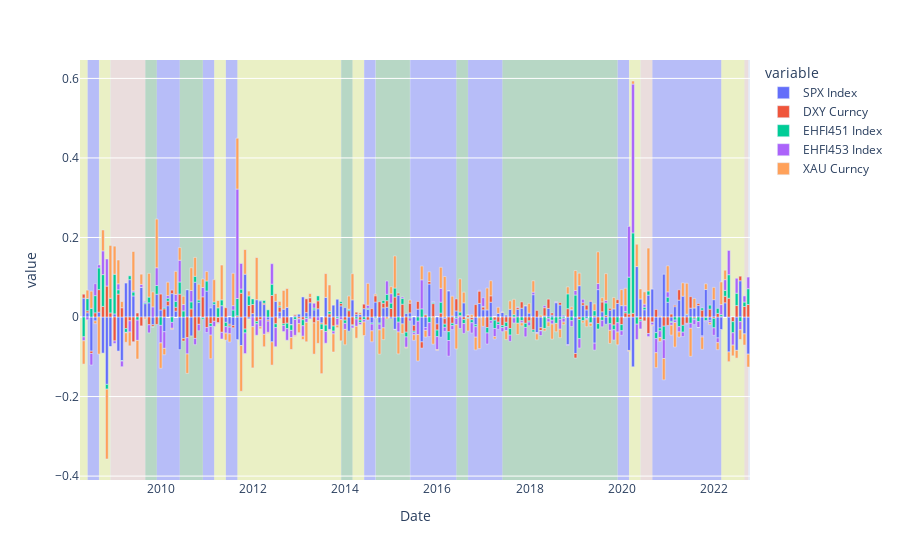

Notebook cell for this chart:
### Code cell
# Returns regime cond
fig = ret_df.drop(columns=['regime']).plot.bar()

for i in regime_li:
    start = i[1]
    end = i[2].astype(str)[:10]

    # Add shape regions
    fig.add_vrect(
        x0=start, x1=end,
        fillcolor=fillcolors_regimes[i[0]], opacity=0.2,
        layer="below", line_width=0,
    )

fig.show()

### Figure 1 — Plotly figure (JSON) as saved in the notebook; plotly's stock layout.template omitted (floating-point values rounded to 4 significant figures; data arrays with more than 128 entries replaced by an {"elided": "..."} marker saying what was removed)
{"data": [{"alignmentgroup": "True", "hovertemplate": "variable=SPX Index<br>Date=%{x}<br>value=%{y}<extra></extra>", "legendgroup": "SPX Index", "marker": {"color": "#636efa", "pattern": {"shape": ""}}, "name": "SPX Index", "offsetgroup": "SPX Index", "orientation": "v", "showlegend": true, "textposition": "auto", "type": "bar", "x": {"elided": "174 str values"}, "xaxis": "x", "y": {"elided": "174 float values"}, "yaxis": "y"}, {"alignmentgroup": "True", "hovertemplate": "variable=DXY Curncy<br>Date=%{x}<br>value=%{y}<extra></extra>", "legendgroup": "DXY Curncy", "marker": {"color": "#EF553B", "pattern": {"shape": ""}}, "name": "DXY Curncy", "offsetgroup": "DXY Curncy", "orientation": "v", "showlegend": true, "textposition": "auto", "type": "bar", "x": {"elided": "174 str values"}, "xaxis": "x", "y": {"elided": "174 float values"}, "yaxis": "y"}, {"alignmentgroup": "True", "hovertemplate": "variable=EHFI451 Index<br>Date=%{x}<br>value=%{y}<extra></extra>", "legendgroup": "EHFI451 Index", "marker": {"color": "#00cc96", "pattern": {"shape": ""}}, "name": "EHFI451 Index", "offsetgroup": "EHFI451 Index", "orientation": "v", "showlegend": true, "textposition": "auto", "type": "bar", "x": {"elided": "174 str values"}, "xaxis": "x", "y": {"elided": "174 float values"}, "yaxis": "y"}, {"alignmentgroup": "True", "hovertemplate": "variable=EHFI453 Index<br>Date=%{x}<br>value=%{y}<extra></extra>", "legendgroup": "EHFI453 Index", "marker": {"color": "#ab63fa", "pattern": {"shape": ""}}, "name": "EHFI453 Index", "offsetgroup": "EHFI453 Index", "orientation": "v", "showlegend": true, "textposition": "auto", "type": "bar", "x": {"elided": "174 str values"}, "xaxis": "x", "y": {"elided": "174 float values"}, "yaxis": "y"}, {"alignmentgroup": "True", "hovertemplate": "variable=XAU Curncy<br>Date=%{x}<br>value=%{y}<extra></extra>", "legendgroup": "XAU Curncy", "marker": {"color": "#FFA15A", "pattern": {"shape": ""}}, "name": "XAU Curncy", "offsetgroup": "XAU Curncy", "orientation": "v", "showlegend": true, "textposition": "auto", "type": "bar", "x": {"elided": "174 str values"}, "xaxis": "x", "y": {"elided": "174 float values"}, "yaxis": "y"}], "layout": {"barmode": "relative", "legend": {"title": {"text": "variable"}, "tracegroupgap": 0}, "margin": {"t": 60}, "shapes": [{"fillcolor": "yellow", "layer": "below", "line": {"width": 0}, "opacity": 0.2, "type": "rect", "x0": "2008-04-01", "x1": "2008-05-30", "xref": "x", "y0": 0, "y1": 1, "yref": "y domain"}, {"fillcolor": "blue", "layer": "below", "line": {"width": 0}, "opacity": 0.2, "type": "rect", "x0": "2008-06-01", "x1": "2008-08-29", "xref": "x", "y0": 0, "y1": 1, "yref": "y domain"}, {"fillcolor": "yellow", "layer": "below", "line": {"width": 0}, "opacity": 0.2, "type": "rect", "x0": "2008-09-01", "x1": "2008-11-28", "xref": "x", "y0": 0, "y1": 1, "yref": "y domain"}, {"fillcolor": "LightSalmon", "layer": "below", "line": {"width": 0}, "opacity": 0.2, "type": "rect", "x0": "2008-12-01", "x1": "2009-08-31", "xref": "x", "y0": 0, "y1": 1, "yref": "y domain"}, {"fillcolor": "green", "layer": "below", "line": {"width": 0}, "opacity": 0.2, "type": "rect", "x0": "2009-09-01", "x1": "2009-11-30", "xref": "x", "y0": 0, "y1": 1, "yref": "y domain"}, {"fillcolor": "blue", "layer": "below", "line": {"width": 0}, "opacity": 0.2, "type": "rect", "x0": "2009-12-01", "x1": "2010-05-31", "xref": "x", "y0": 0, "y1": 1, "yref": "y domain"}, {"fillcolor": "green", "layer": "below", "line": {"width": 0}, "opacity": 0.2, "type": "rect", "x0": "2010-06-01", "x1": "2010-11-30", "xref": "x", "y0": 0, "y1": 1, "yref": "y domain"}, {"fillcolor": "blue", "layer": "below", "line": {"width": 0}, "opacity": 0.2, "type": "rect", "x0": "2010-12-01", "x1": "2011-02-28", "xref": "x", "y0": 0, "y1": 1, "yref": "y domain"}, {"fillcolor": "yellow", "layer": "below", "line": {"width": 0}, "opacity": 0.2, "type": "rect", "x0": "2011-03-01", "x1": "2011-05-31", "xref": "x", "y0": 0, "y1": 1, "yref": "y domain"}, {"fillcolor": "blue", "layer": "below", "line": {"width": 0}, "opacity": 0.2, "type": "rect", "x0": "2011-06-01", "x1": "2011-08-31", "xref": "x", "y0": 0, "y1": 1, "yref": "y domain"}, {"fillcolor": "yellow", "layer": "below", "line": {"width": 0}, "opacity": 0.2, "type": "rect", "x0": "2011-09-01", "x1": "2013-11-29", "xref": "x", "y0": 0, "y1": 1, "yref": "y domain"}, {"fillcolor": "green", "layer": "below", "line": {"width": 0}, "opacity": 0.2, "type": "rect", "x0": "2013-12-01", "x1": "2014-02-28", "xref": "x", "y0": 0, "y1": 1, "yref": "y domain"}, {"fillcolor": "yellow", "layer": "below", "line": {"width": 0}, "opacity": 0.2, "type": "rect", "x0": "2014-03-01", "x1": "2014-05-30", "xref": "x", "y0": 0, "y1": 1, "yref": "y domain"}, {"fillcolor": "blue", "layer": "below", "line": {"width": 0}, "opacity": 0.2, "type": "rect", "x0": "2014-06-01", "x1": "2014-08-29", "xref": "x", "y0": 0, "y1": 1, "yref": "y domain"}, {"fillcolor": "green", "layer": "below", "line": {"width": 0}, "opacity": 0.2, "type": "rect", "x0": "2014-09-01", "x1": "2015-05-29", "xref": "x", "y0": 0, "y1": 1, "yref": "y domain"}, {"fillcolor": "blue", "layer": "below", "line": {"width": 0}, "opacity": 0.2, "type": "rect", "x0": "2015-06-01", "x1": "2016-05-31", "xref": "x", "y0": 0, "y1": 1, "yref": "y domain"}, {"fillcolor": "green", "layer": "below", "line": {"width": 0}, "opacity": 0.2, "type": "rect", "x0": "2016-06-01", "x1": "2016-08-31", "xref": "x", "y0": 0, "y1": 1, "yref": "y domain"}, {"fillcolor": "blue", "layer": "below", "line": {"width": 0}, "opacity": 0.2, "type": "rect", "x0": "2016-09-01", "x1": "2017-05-31", "xref": "x", "y0": 0, "y1": 1, "yref": "y domain"}, {"fillcolor": "green", "layer": "below", "line": {"width": 0}, "opacity": 0.2, "type": "rect", "x0": "2017-06-01", "x1": "2019-11-29", "xref": "x", "y0": 0, "y1": 1, "yref": "y domain"}, {"fillcolor": "blue", "layer": "below", "line": {"width": 0}, "opacity": 0.2, "type": "rect", "x0": "2019-12-01", "x1": "2020-02-28", "xref": "x", "y0": 0, "y1": 1, "yref": "y domain"}, {"fillcolor": "yellow", "layer": "below", "line": {"width": 0}, "opacity": 0.2, "type": "rect", "x0": "2020-03-01", "x1": "2020-05-29", "xref": "x", "y0": 0, "y1": 1, "yref": "y domain"}, {"fillcolor": "LightSalmon", "layer": "below", "line": {"width": 0}, "opacity": 0.2, "type": "rect", "x0": "2020-06-01", "x1": "2020-08-31", "xref": "x", "y0": 0, "y1": 1, "yref": "y domain"}, {"fillcolor": "blue", "layer": "below", "line": {"width": 0}, "opacity": 0.2, "type": "rect", "x0": "2020-09-01", "x1": "2022-02-28", "xref": "x", "y0": 0, "y1": 1, "yref": "y domain"}, {"fillcolor": "yellow", "layer": "below", "line": {"width": 0}, "opacity": 0.2, "type": "rect", "x0": "2022-03-01", "x1": "2022-08-31", "xref": "x", "y0": 0, "y1": 1, "yref": "y domain"}, {"fillcolor": "LightSalmon", "layer": "below", "line": {"width": 0}, "opacity": 0.2, "type": "rect", "x0": "2022-09-01", "x1": "2022-09-30", "xref": "x", "y0": 0, "y1": 1, "yref": "y domain"}], "xaxis": {"anchor": "y", "domain": [0, 1], "title": {"text": "Date"}}, "yaxis": {"anchor": "x", "domain": [0, 1], "title": {"text": "value"}}}}
